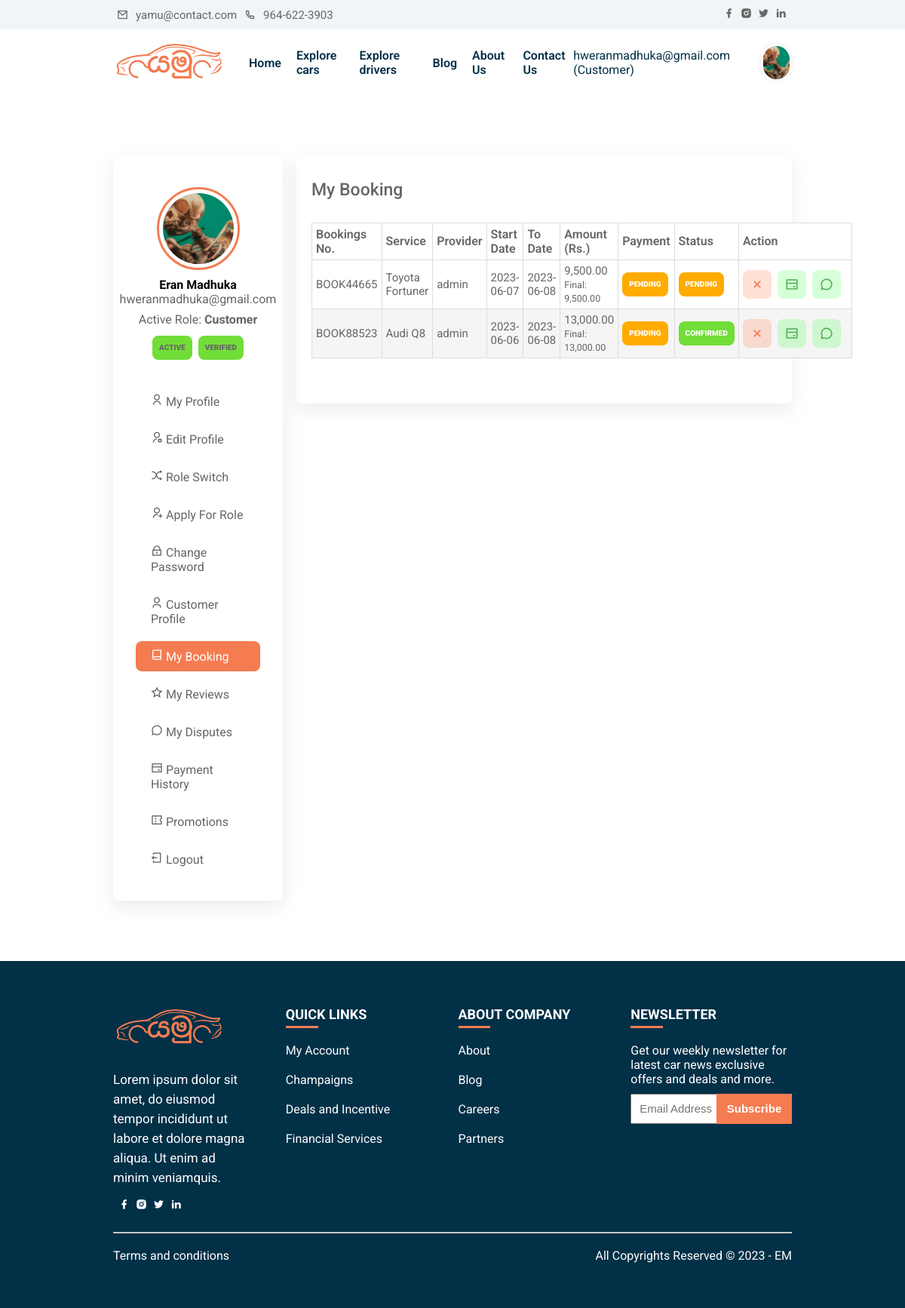
/my-booking.php (signed in), run on the app's committed database.
### tables this page shows
CREATE TABLE IF NOT EXISTS `booking` (
  `booking_id` int(11) NOT NULL AUTO_INCREMENT,
  `booking_No` varchar(50) DEFAULT NULL,
  `user_ID` int(11) DEFAULT NULL,
  `driver_id` int(11) DEFAULT NULL,
  `vehicle_ID` int(11) DEFAULT NULL,
  `start_Data` varchar(20) DEFAULT NULL,
  `end_Date` varchar(20) DEFAULT NULL,
  `total` double DEFAULT NULL,
  `status` int(11) DEFAULT '0',
  `booking_status` varchar(20) NOT NULL DEFAULT 'pending',
  `payment_status` varchar(20) NOT NULL DEFAULT 'pending',
  `promotion_id` int(11) DEFAULT NULL,
  `promo_code` varchar(50) DEFAULT NULL,
  `discount_amount` decimal(10,2) NOT NULL DEFAULT '0.00',
  `final_amount` decimal(10,2) DEFAULT NULL,
  `booking_Date` datetime DEFAULT NULL,
  `created_at` datetime DEFAULT NULL,
  `updated_at` datetime DEFAULT NULL,
  `cancelled_at` datetime DEFAULT NULL,
  `completed_at` datetime DEFAULT NULL,
  `update_Date` datetime DEFAULT NULL,
  PRIMARY KEY (`booking_id`)
);

CREATE TABLE IF NOT EXISTS `users` (
  `user_id` int(11) NOT NULL AUTO_INCREMENT,
  `username` varchar(50) DEFAULT NULL,
  `password` varchar(50) DEFAULT NULL,
  `role` enum('admin','staff','driver','customer') NOT NULL DEFAULT 'customer',
  `full_name` varchar(255) DEFAULT NULL,
  `email` varchar(255) DEFAULT NULL,
  `address` longtext,
  `city` varchar(50) DEFAULT NULL,
  `phone` varchar(11) DEFAULT NULL,
  `dob` varchar(50) DEFAULT NULL,
  `license_or_nic` varchar(100) DEFAULT NULL,
  `verification_status` varchar(20) NOT NULL DEFAULT 'verified',
  `bio` longtext,
  `profile_pic` varchar(255) DEFAULT NULL,
  `account_status` varchar(20) NOT NULL DEFAULT 'active',
  `rag_date` datetime DEFAULT NULL,
  `created_at` datetime DEFAULT NULL,
  `updated_at` datetime DEFAULT NULL,
  PRIMARY KEY (`user_id`)
);

### includes/auth.php (called while the page is built, shortened)
<?php
function yamu_e($value)
{
    return htmlspecialchars((string) $value, ENT_QUOTES, 'UTF-8');
}
function yamu_money($amount)
{
    return number_format((float) $amount, 2);
}
function yamu_badge_class($status)
{
    $status = strtolower(trim((string) $status));
    if (in_array($status, ['active', 'approved', 'verified', 'confirmed', 'completed', 'paid', 'available', 'good', 'visible', 'resolved'], true)) {
        return 'Status-conpleted-badge';
    }
    if (in_array($status, ['pending', 'under_review', 'unverified', 'booked', 'due soon', 'open', 'flagged', 'busy', 'on_request'], true)) {
        return 'Status-pending-badge';
    }
    return 'Status-inactive-badge';
}

### includes/booking-management.php (called while the page is built, shortened)
<?php
require_once __DIR__ . '/auth.php';
function yamu_booking_normalize_payment_status($status)
{
    $status = strtolower(trim((string) $status));
    $allowed = ['pending', 'paid', 'failed', 'refunded'];
    return in_array($status, $allowed, true) ? $status : 'pending';
}

### my-booking.php (the view, shortened to what this page needs)
<?php
    require_once __DIR__ . '/includes/auth.php';
    require_once __DIR__ . '/includes/booking-management.php';
?>
<!DOCTYPE html>
<html lang="en">
<head>
    <?php
        include('includes/header.php');
    ?>
</head>
<body>
    <?php
        include('includes/menu.php');
    ?>
    <section class="profile">
        <div class="container">
            <div class="row">
                <?php
                    include('includes/account-sidebar.php');
                ?>
                <div class="profile-details card">
                    <h3> My Booking</h3>
                    <table>
                        <thead>
                            <tr>
                                <th>Bookings No.</th>
                                <th>Service</th>
                                <th>Provider</th>
                                <th>Start Date</th>
                                <th>To Date</th>
                                <th>Amount (Rs.)</th>
                                <th>Payment</th>
                                <th>Status</th>
                                <th>Action</th>
                            </tr>
                        </thead>
                        <tbody class="table-body">
                        <?php
                            $sql = "SELECT b.*, COALESCE(v.vehicle_title, 'Driver Service') AS service_name, d.full_name AS driver_name,
                                           (SELECT MAX(payment_id) FROM payments p WHERE p.booking_id = b.booking_id) AS latest_payment_id,
                                           (SELECT COUNT(*) FROM reviews r WHERE r.booking_id = b.booking_id AND r.customer_id = b.user_ID) AS review_count,
                                           (SELECT COUNT(*) FROM complaints c WHERE c.booking_id = b.booking_id AND c.complainant_user_id = b.user_ID) AS dispute_count
                                    FROM booking b
                                    LEFT JOIN vehicles v ON v.vehicle_id = b.vehicle_ID
                                    LEFT JOIN users d ON d.user_id = b.driver_id
                                    WHERE b.user_ID = '" . (int) $_SESSION['user']['user_ID'] . "'
                                    ORDER BY b.created_at DESC, b.booking_id DESC";
                            $result = $conn->query($sql);
                            if ($result->num_rows > 0) {
                                while ($row = $result->fetch_assoc()) {
                                    $status = yamu_booking_normalize_status($row['booking_status'] ?? 'pending');
                                    ?>
                                    <tr>
                                        <td><?php echo $row['booking_No']; ?></td>
                                        <td><?php echo yamu_e($row['service_name']); ?></td>
                                        <td><?php echo yamu_e($row['driver_name'] ?: 'Provider'); ?></td>
                                        <td><?php echo $row['start_Data']; ?></td>
                                        <td><?php echo $row['end_Date']; ?></td>
                                        <td>
                                            <?php echo yamu_money($row['total']); ?><br>
                                            <small>Final: <?php echo yamu_money($row['final_amount'] ?: $row['total']); ?></small>
                                        </td>
                                        <td>
                                            <span class="<?php echo yamu_e(yamu_badge_class($row['payment_status'])); ?>">
                                                <?php echo yamu_e(ucfirst($row['payment_status'])); ?>
                                            </span>
                                        </td>
                                        <td>
                                            <span class="<?php echo yamu_e(yamu_badge_class($status)); ?>">
                                                <?php echo yamu_e(ucfirst($status)); ?>
                                            </span>
                                        </td>
                                        <td class="action-cell">
                                            <div class="table-actions">
                                                <?php if (in_array($status, ['pending', 'confirmed'], true)) { ?>
                                                    <a href="includes/booking-process.php?cancelBooking=<?php echo $row['booking_id']; ?>" class="del-badge" title="Cancel"><i class="ri-close-fill"></i></a>
                                                <?php } ?>
                                                <?php if (yamu_booking_normalize_payment_status($row['payment_status']) !== 'paid' && in_array($status, ['pending', 'confirmed'], true)) { ?>
                                                    <a href="booking-payment.php?booking_id=<?php echo $row['booking_id']; ?>" class="edit-badge" title="Pay"><i class="ri-bank-card-line"></i></a>
                                                <?php } ?>
                                                <a href="booking-dispute.php?booking_id=<?php echo $row['booking_id']; ?>" class="edit-badge" title="Dispute"><i class="ri-chat-3-line"></i></a>
                                            </div>
                                        </td>
                                    </tr>
                                    <?php
                                }
                            } else {
                                echo "0 results";
                            }
                        ?>
                        </tbody>
                    </table>
                </div>
            </div>
        </div>
    </section>
    <footer>
        <div class="container">
            <div class="grid-4">
                <div class="footer-col">
                    <img src="assets/images/logo/logo-full.png" alt="Yamu logo" class="footer-logo-img">
                    <p>Lorem ipsum dolor sit amet, do eiusmod tempor incididunt ut labore et dolore magna aliqua. Ut enim ad minim veniamquis.</p>
                    <div class="social-icon">
                        <a href="#" title="facebook">
                            <i class="ri-facebook-fill"></i>
                        </a>
                        <a href="#" title="instagram">
                            <i class="ri-instagram-fill"></i>
                        </a>
                        <a href="#" title="twitter">
                            <i class="ri-twitter-fill"></i>
                        </a>
                        <a href="#" title="linkedin">
                            <i class="ri-linkedin-fill"></i>
                        </a>
                    </div>
                </div>
                <div class="footer-col">
                    <h4>Quick links</h4>
                    <ul>
                        <li><a href="#">My Account</a></li>
                        <li><a href="#">Champaigns</a></li>
                        <li><a href="#">Deals and Incentive</a></li>
                        <li><a href="#">Financial Services</a></li>
                    </ul>
                </div>
                <div class="footer-col">
                    <h4>About Company</h4>
                    <ul>
                        <li><a href="#">About</a></li>
                        <li><a href="#">Blog</a></li>
                        <li><a href="#">Careers</a></li>
                        <li><a href="#">Partners</a></li>
                    </ul>
                </div>
                <div class="footer-col">
                    <h4>Newsletter</h4>
                    <span>Get our weekly newsletter for latest car news exclusive offers and deals and more.</span>
                    <div class="newsletter-form">
                        <form action="">
                            <input type="email" placeholder="Email Address" required>
                            <input type="submit" value="Subscribe">
                        </form>
                    </div>
                </div>
            </div>
            <hr>
            <div class="row">
                <a href="#">Terms and conditions</a>
                <span>All Copyrights Reserved © 2023 - EM</span>
            </div>
        </div>
    </footer>
</body>
</html>

### assets/css/style.css (style rules this page uses)
* { margin: 0; padding: 0; box-sizing: border-box; }
a, a:hover { text-decoration: none; color: var(--text-color); }
ul, li { margin: 0; padding: 0; list-style: none; }
:root { --primary-color: #F57C51; --secondary-color: #FDE5DC; --text-color: #023047; --text-gray: #666666; --bg-color: #F2F5F7; --primary-font: 'Ubuntu', sans-serif; --secondry-font: 'Roboto', sans-serif; }
html { scroll-behavior: smooth; }
body { font-family: var(--secondry-font); overflow-x: hidden; }
h3 { color: var(--text-gray); font-weight: 500; font-size: 18px; }
p { color: var(--text-gray); font-size: 17px; line-height: 26px; }
.container { width: 75%; margin: 0 auto; }
.row { display: flex; justify-content: space-between; align-items: center; }
.grid-4 { display: grid; grid-template-columns: repeat(4, 1fr); gap: 15px; margin: 30px auto; }
section { padding: 80px 0; }
.social-icon { padding: 5px; text-align: center; }
.social-icon a i { color: var(--text-gray); font-size: 15px; margin: 0 2px; transition: all .3s ease-in-out; transform: scale(1); }
.card { min-width: 200px; height: auto; box-shadow: rgba(149, 157, 165, 0.2) 0px 8px 24px; border-radius: 8px; transition: all .3s; text-align: center; }
footer { background: var(--text-color); text-align: left; padding: 60px 0; }
footer .footer-col { display: flex; flex-direction: column; }
footer .footer-col p { color: #FFF; text-align: left; margin: 10px 30px 10px 0; }
footer .social-icon { text-align: left; margin: 0; }
footer .social-icon i { color: #FFF; }
footer .grid-4 { margin: 0; }
footer .footer-logo-img { width: 150px; margin-bottom: 20px; }
footer h4 { color: #FFF; text-align: left; font-size: 18px; text-transform: uppercase; }
footer h4::after { content: ""; width: 20%; height: 3px; background: var(--primary-color); display: block; margin-top: 5px; }
footer ul li { text-align: left; margin: 20px 0; }
footer a, span { color: #FFF; transition: all .3s ease-in-out; }
footer .footer-col span { color: #FFF; text-align: left; margin-top: 20px; }
footer .newsletter-form { position: relative; }
footer .newsletter-form input[type="email"] { width: 100%; height: 40px; padding: 15px 10px; margin: 10px 0; color: var(--text-color); font-size: 15px; }
footer .newsletter-form input[type="submit"] { width: 100px; height: 40px; padding: 15px 10px; background: var(--primary-color); border: 1px solid var(--primary-color); color: #FFF; font-size: 15px; font-weight: 600; border: 0; outline: 0; padding: 0 10px; cursor: pointer; position: absolute; right: 0; margin: 10px 0; transition: all .3s ease-in-out; }
footer hr { margin: 20px 0; }
.profile .row { align-items: flex-start; }
.profile .profile-details { width: 73%; }
.profile-details { padding: 30px 20px; text-align: left; }
.profile-details h3 { font-size: 23px; }
table { border-collapse: collapse; background: #FFF; border-radius: 0; overflow: hidden; width: 100%; margin: 30px auto; position: relative; table-layout: auto; }
table thead tr { height: 40px; background: #FFF; }
table thead th { font-size: 16px; font-weight: 600; color: var(--text-gray); line-height: 1.2; }
table tbody tr { height: 50px; font-size: 15px; color: var(--text-gray); line-height: 1.2; font-weight: unset; cursor: pointer }
table th, td { border: 1px solid #dddcdc; padding: 5px; }
table tbody tr:nth-child(even) { background-color: #f5f5f5; }
.action-cell { width: 1%; min-width: 150px; white-space: nowrap; }
.table-actions { display: inline-flex; align-items: center; gap: 8px; flex-wrap: wrap; min-width: max-content; }
.Status-active-badge, .Status-conpleted-badge, .Status-pending-badge, .Status-cancelled-badge, .Status-inactive-badge { display: inline-flex; align-items: center; justify-content: center; font-size: 10px; font-weight: 900; text-transform: uppercase; padding: 8px 9px; min-height: 32px; border-radius: 8px; text-align: center; line-height: 1; text-decoration: none; }
.Status-conpleted-badge { background: #71dd37; color: #FFF; }
.Status-pending-badge { background: #ffab00; color: #FFF; }
.edit-badge, .del-badge { display: inline-flex; align-items: center; justify-content: center; width: 38px; height: 38px; padding: 0; border-radius: 8px; font-size: 18px; line-height: 1; text-decoration: none; box-sizing: border-box; vertical-align: middle; transition: 0.3s ease-in-out; }
.edit-badge { background-color: rgba(0, 255, 10, 0.16); color: #4caf50; }
.del-badge { background-color: rgba(255, 68, 0, 0.16); color: #fa6c39; }

### data on the page
booking: booking_No "BOOK44665", service_name "Toyota Fortuner", users.full_name "admin", start_Data "2023-06-07", end_Date "2023-06-08", total "9,500.00", final_amount "9,500.00", payment_status "PENDING"
booking: booking_No "BOOK88523", service_name "Audi Q8", users.full_name "admin", start_Data "2023-06-06", end_Date "2023-06-08", total "13,000.00", final_amount "13,000.00", payment_status "PENDING"

### other printed values
yamu_e($signedInUser['username']) "hweranmadhuka@gmail.com"
yamu_e(yamu_role_label($signedInRole)) "Customer"
yamu_e($currentUser['name'] ?? '') "Eran Madhuka"
yamu_e($currentUser['email'] ?? '') "hweranmadhuka@gmail.com"
yamu_e(yamu_role_label($currentRole)) "Customer"
yamu_e(ucfirst($currentUser['account_status'] ?? 'active')) "ACTIVE"
